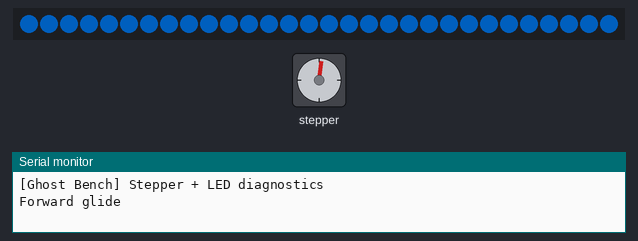
Recording of a sketch running on a simulated Arduino Uno, built with avr-gcc and run on an emulated ATmega328P. Parts: 30 RGB LEDs in strip order, left to right, stepper motor, the last lines printed to the serial monitor. Dim RGB values are drawn brighter than linear; stepper angles assume 4096 steps per turn.

Above: at 0.7 s.
At 10.94 s:
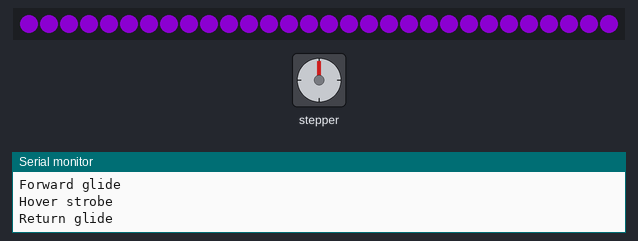
At 18.95 s:
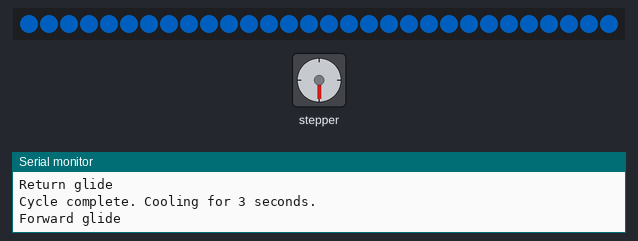
At 34.8 s:
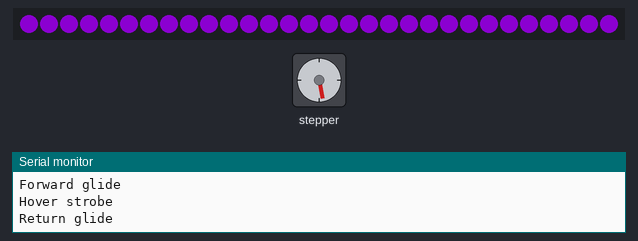
Timing chart, 0 to 40.0 s (numbered marks = the images above):
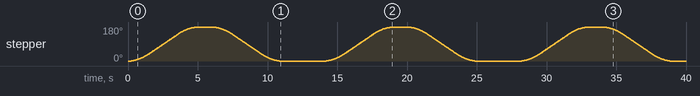

The sketch:

motion_bench.ino
```cpp
#include <AccelStepper.h>
#include <Adafruit_NeoPixel.h>

constexpr uint8_t STEPPER_PIN_1 = 8;
constexpr uint8_t STEPPER_PIN_2 = 9;
constexpr uint8_t STEPPER_PIN_3 = 10;
constexpr uint8_t STEPPER_PIN_4 = 11;
constexpr uint8_t LED_PIN = 6;
constexpr uint16_t LED_COUNT = 30;

AccelStepper carriage(AccelStepper::HALF4WIRE, STEPPER_PIN_1, STEPPER_PIN_3, STEPPER_PIN_2, STEPPER_PIN_4);
Adafruit_NeoPixel strip(LED_COUNT, LED_PIN, NEO_GRB + NEO_KHZ800);

void setup() {
  Serial.begin(115200);
  Serial.println(F("[Ghost Bench] Stepper + LED diagnostics"));

  carriage.setMaxSpeed(600.0f);
  carriage.setAcceleration(400.0f);
  carriage.setCurrentPosition(0);

  strip.begin();
  strip.show();
}

void glow(uint32_t color) {
  for (uint16_t i = 0; i < LED_COUNT; ++i) {
    strip.setPixelColor(i, color);
  }
  strip.show();
}

void runCarriageTo(long target) {
  carriage.moveTo(target);
  while (carriage.distanceToGo() != 0) {
    carriage.run();
  }
}

void loop() {
  Serial.println(F("Forward glide"));
  glow(strip.Color(0, 40, 80));
  runCarriageTo(2048);

  Serial.println(F("Hover strobe"));
  for (int i = 0; i < 6; ++i) {
    glow(strip.Color(150, 150, 150));
    delay(80);
    glow(strip.Color(0, 0, 0));
    delay(80);
  }

  Serial.println(F("Return glide"));
  glow(strip.Color(80, 0, 120));
  runCarriageTo(0);

  Serial.println(F("Cycle complete. Cooling for 3 seconds."));
  glow(strip.Color(0, 10, 30));
  delay(3000);
}
```

Measured:
- by itself, stepper: turns 180° clockwise in 4.8 s, then 180° counter-clockwise in 4.8 s, repeating every 14.0 s
